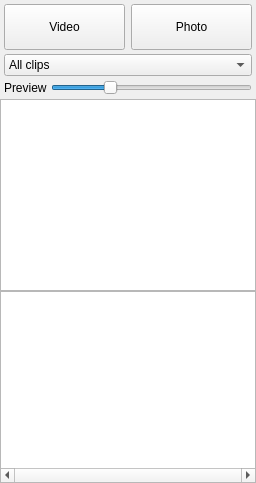
  <widget class="QDockWidget" name="dockWidgetSession">
   <property name="sizePolicy">
    <sizepolicy hsizetype="Fixed" vsizetype="Preferred">
     <horstretch>0</horstretch>
     <verstretch>0</verstretch>
    </sizepolicy>
   </property>
   <property name="minimumSize">
    <size>
     <width>170</width>
     <height>198</height>
    </size>
   </property>
   <property name="maximumSize">
    <size>
     <width>524287</width>
     <height>524287</height>
    </size>
   </property>
   <property name="features">
    <set>QDockWidget::DockWidgetClosable</set>
   </property>
   <property name="allowedAreas">
    <set>Qt::BottomDockWidgetArea|Qt::LeftDockWidgetArea</set>
   </property>
   <property name="windowTitle">
    <string>Session</string>
   </property>
   <attribute name="dockWidgetArea">
    <number>1</number>
   </attribute>
   <widget class="QWidget" name="dockWidgetContents_2">
    <layout class="QVBoxLayout" name="verticalLayout">
     <property name="spacing">
      <number>0</number>
     </property>
     <property name="leftMargin">
      <number>0</number>
     </property>
     <property name="topMargin">
      <number>0</number>
     </property>
     <property name="rightMargin">
      <number>0</number>
     </property>
     <property name="bottomMargin">
      <number>0</number>
     </property>
     <item>
      <widget class="QWidget" name="widgetSessionControls" native="true">
       <layout class="QVBoxLayout" name="verticalLayoutSessionCtrl">
        <property name="spacing">
         <number>4</number>
        </property>
        <property name="leftMargin">
         <number>4</number>
        </property>
        <property name="topMargin">
         <number>4</number>
        </property>
        <property name="rightMargin">
         <number>4</number>
        </property>
        <property name="bottomMargin">
         <number>4</number>
        </property>
        <item>
         <layout class="QHBoxLayout" name="horizontalLayoutImportBubbles">
          <property name="spacing">
           <number>6</number>
          </property>
          <item>
           <widget class="QToolButton" name="toolButtonBubbleVideo">
            <property name="sizePolicy">
             <sizepolicy hsizetype="Expanding" vsizetype="Preferred">
              <horstretch>1</horstretch>
              <verstretch>0</verstretch>
             </sizepolicy>
            </property>
            <property name="minimumSize">
             <size>
              <width>0</width>
              <height>46</height>
             </size>
            </property>
            <property name="toolTip">
             <string>Import MLV video files into the current media pool</string>
            </property>
            <property name="text">
             <string>Video</string>
            </property>
            <property name="icon">
             <iconset resource="ressources.qrc">
              <normaloff>:/RetinaIMG/RetinaIMG/Movie-icon.png</normaloff>
             </iconset>
            </property>
            <property name="iconSize">
             <size>
              <width>22</width>
              <height>22</height>
             </size>
            </property>
            <property name="toolButtonStyle">
             <enum>Qt::ToolButtonTextBesideIcon</enum>
            </property>
            <property name="autoRaise">
             <bool>false</bool>
            </property>
           </widget>
          </item>
          <item>
           <widget class="QToolButton" name="toolButtonBubblePhoto">
            <property name="sizePolicy">
             <sizepolicy hsizetype="Expanding" vsizetype="Preferred">
              <horstretch>1</horstretch>
              <verstretch>0</verstretch>
             </sizepolicy>
            </property>
            <property name="minimumSize">
             <size>
              <width>0</width>
              <height>46</height>
             </size>
            </property>
            <property name="toolTip">
             <string>Import CR2 and other RAW photos into the current media pool</string>
            </property>
            <property name="text">
             <string>Photo</string>
            </property>
            <property name="icon">
             <iconset resource="ressources.qrc">
              <normaloff>:/RetinaIMG/RetinaIMG/Image-icon.png</normaloff>
             </iconset>
            </property>
            <property name="iconSize">
             <size>
              <width>22</width>
              <height>22</height>
             </size>
            </property>
            <property name="toolButtonStyle">
             <enum>Qt::ToolButtonTextBesideIcon</enum>
            </property>
            <property name="autoRaise">
             <bool>false</bool>
            </property>
           </widget>
          </item>
         </layout>
        </item>
        <item>
         <widget class="NoScrollComboBox" name="comboBoxTypeFilter">
          <property name="toolTip">
           <string>Filter the media pool by clip type</string>
          </property>
          <item>
           <property name="text">
            <string>All clips</string>
           </property>
          </item>
          <item>
           <property name="text">
            <string>Photos only</string>
           </property>
          </item>
          <item>
           <property name="text">
            <string>Videos only</string>
           </property>
          </item>
         </widget>
        </item>
        <item>
         <widget class="QWidget" name="widgetPreviewSize" native="true">
          <layout class="QHBoxLayout" name="horizontalLayoutPreviewSize">
           <property name="spacing">
            <number>4</number>
           </property>
           <property name="leftMargin">
            <number>0</number>
           </property>
           <property name="topMargin">
            <number>0</number>
           </property>
           <property name="rightMargin">
            <number>0</number>
           </property>
           <property name="bottomMargin">
            <number>0</number>
           </property>
           <item>
            <widget class="QLabel" name="labelPreviewSize">
             <property name="text">
              <string>Preview</string>
             </property>
            </widget>
           </item>
           <item>
            <widget class="NoScrollSlider" name="horizontalSliderPreviewSize">
             <property name="minimum">
              <number>80</number>
             </property>
             <property name="maximum">
              <number>260</number>
             </property>
             <property name="value">
              <number>130</number>
             </property>
             <property name="orientation">
              <enum>Qt::Horizontal</enum>
             </property>
             <property name="toolTip">
              <string>Preview size (thumbnail width)</string>
             </property>
            </widget>
           </item>
          </layout>
         </widget>
        </item>
       </layout>
      </widget>
     </item>
     <item>
      <widget class="QListView" name="listViewSession">
       <property name="contextMenuPolicy">
        <enum>Qt::CustomContextMenu</enum>
       </property>
       <property name="horizontalScrollBarPolicy">
        <enum>Qt::ScrollBarAlwaysOff</enum>
       </property>
       <property name="alternatingRowColors">
        <bool>true</bool>
       </property>
       <property name="selectionMode">
        <enum>QAbstractItemView::ExtendedSelection</enum>
       </property>
       <property name="movement">
        <enum>QListView::Static</enum>
       </property>
       <property name="flow">
        <enum>QListView::TopToBottom</enum>
       </property>
       <property name="isWrapping" stdset="0">
        <bool>false</bool>
       </property>
       <property name="viewMode">
        <enum>QListView::ListMode</enum>
       </property>
      </widget>
     </item>
     <item>
      <widget class="QTableView" name="tableViewSession">
       <property name="contextMenuPolicy">
        <enum>Qt::CustomContextMenu</enum>
       </property>
       <property name="horizontalScrollBarPolicy">
        <enum>Qt::ScrollBarAlwaysOn</enum>
       </property>
       <property name="editTriggers">
        <set>QAbstractItemView::NoEditTriggers</set>
       </property>
       <property name="alternatingRowColors">
        <bool>true</bool>
       </property>
       <property name="selectionMode">
        <enum>QAbstractItemView::ExtendedSelection</enum>
       </property>
       <property name="selectionBehavior">
        <enum>QAbstractItemView::SelectRows</enum>
       </property>
       <attribute name="horizontalHeaderShowSortIndicator" stdset="0">
        <bool>false</bool>
       </attribute>
       <attribute name="verticalHeaderVisible">
        <bool>false</bool>
       </attribute>
      </widget>
     </item>
    </layout>
   </widget>
  </widget>
